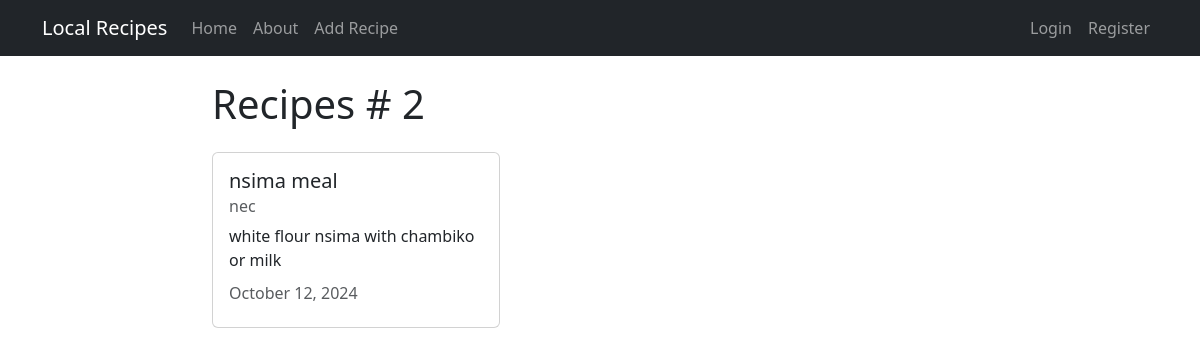
The app's page /recipe/2/ with its own data.
### recipes/models.py (models this page shows, shortened)
class Recipe(models.Model):
    title = models.CharField(max_length=100)
    description = models.TextField()
    author = models.ForeignKey(User, on_delete=models.CASCADE)
    created_at = models.DateTimeField(auto_now_add=True)
    update_at = models.DateTimeField(auto_now=True)
    class Recipe(models.Model):
        title = models.CharField(max_length=200)
        description = models.TextField()
        author = models.ForeignKey(User, on_delete=models.CASCADE)
        update_at = models.DateTimeField(auto_now=True)

### recipes/views.py (the view)
# urls.py: path('recipe/<int:pk>/', views.RecipeDetailView.as_view(), name='recipes-detail'),
class RecipeDetailView(DetailView):
    model = models.Recipe

### recipes/templates/recipes/recipe_detail.html (shortened to what this page needs)
{% extends 'recipes/base.html' %} {% block content %}
<h1>Recipes # {{ object.id }}</h1>
<div class="card my-4" style="width: 18rem">
  <div class="card-body">
    <h5 class="card-title">{{ object.title }}</h5>
    <h6 class="card-subtitle mb-2 text-body-secondary">{{ object.author }}</h6>
    <p class="card-text">{{ object.description }}</p>
    <h6 class="card-subtitle mb-2 text-body-secondary">
      {{ object.update_at|date:"F d, Y" }}
    </h6>
  </div>
</div>
 {% endblock content %}

### records on screen
Recipe: id "2", title "nsima meal", author "nec", description "white flour nsima with chambiko or milk", update_at "October 12, 2024"
